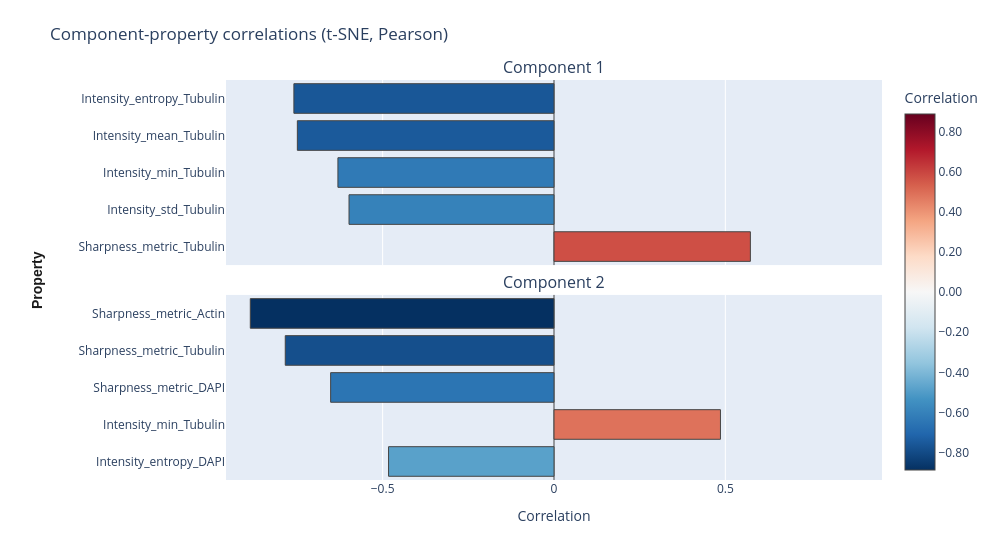

Notebook cell for this chart:
### Markdown cell above
## 7. Correlation Analysis
Compute correlations between morphological features and their embeddings to identify potential relationships.

### Code cell
corr_results = pheno.compute_component_correlation(
    method="tsne",
    n_components=2,
    source="embeddings",
    exclude={"Image_Metadata_Compound": "taxol"},
    filters={"Mechanism_of_action": "Microtubule destabilizers"},
    top_k=5,
    correlation_method="pearson",
)

### Figure 1 — Plotly figure (JSON) as saved in the notebook; plotly's stock layout.template omitted (floating-point values rounded to 4 significant figures)
{"data": [{"marker": {"cmax": 0.8862, "cmin": -0.8862, "color": [0.573, -0.5981, -0.6305, -0.7489, -0.759], "colorscale": [[0, "rgb(5,48,97)"], [0.1, "rgb(33,102,172)"], [0.2, "rgb(67,147,195)"], [0.3, "rgb(146,197,222)"], [0.4, "rgb(209,229,240)"], [0.5, "rgb(247,247,247)"], [0.6, "rgb(253,219,199)"], [0.7, "rgb(244,165,130)"], [0.8, "rgb(214,96,77)"], [0.9, "rgb(178,24,43)"], [1, "rgb(103,0,31)"]], "line": {"color": "#444444", "width": 1}, "showscale": false}, "name": "Component 1", "orientation": "h", "showlegend": false, "type": "bar", "x": [0.573, -0.5981, -0.6305, -0.7489, -0.759], "xaxis": "x", "y": ["Sharpness_metric_Tubulin", "Intensity_std_Tubulin", "Intensity_min_Tubulin", "Intensity_mean_Tubulin", "Intensity_entropy_Tubulin"], "yaxis": "y"}, {"marker": {"cmax": 0.8862, "cmin": -0.8862, "color": [-0.4828, 0.4857, -0.6518, -0.7842, -0.8862], "colorbar": {"len": 1, "lenmode": "fraction", "tickformat": ".2f", "title": {"text": "Correlation"}, "y": 0.5, "yanchor": "middle", "yref": "paper"}, "colorscale": [[0, "rgb(5,48,97)"], [0.1, "rgb(33,102,172)"], [0.2, "rgb(67,147,195)"], [0.3, "rgb(146,197,222)"], [0.4, "rgb(209,229,240)"], [0.5, "rgb(247,247,247)"], [0.6, "rgb(253,219,199)"], [0.7, "rgb(244,165,130)"], [0.8, "rgb(214,96,77)"], [0.9, "rgb(178,24,43)"], [1, "rgb(103,0,31)"]], "line": {"color": "#444444", "width": 1}, "showscale": true}, "name": "Component 2", "orientation": "h", "showlegend": false, "type": "bar", "x": [-0.4828, 0.4857, -0.6518, -0.7842, -0.8862], "xaxis": "x2", "y": ["Intensity_entropy_DAPI", "Intensity_min_Tubulin", "Sharpness_metric_DAPI", "Sharpness_metric_Tubulin", "Sharpness_metric_Actin"], "yaxis": "y2"}], "layout": {"annotations": [{"font": {"size": 16}, "showarrow": false, "text": "Component 1", "x": 0.5, "xanchor": "center", "xref": "paper", "y": 1, "yanchor": "bottom", "yref": "paper"}, {"font": {"size": 16}, "showarrow": false, "text": "Component 2", "x": 0.5, "xanchor": "center", "xref": "paper", "y": 0.4627, "yanchor": "bottom", "yref": "paper"}, {"font": {"color": "#1a1a1a", "family": "Arial, sans-serif", "size": 14}, "showarrow": false, "text": "<b>Property</b>", "textangle": -90, "x": 0, "xanchor": "center", "xref": "paper", "xshift": -189, "y": 0.5, "yanchor": "middle", "yref": "paper"}], "height": 536, "margin": {"b": 56, "l": 226, "r": 64, "t": 80}, "showlegend": false, "title": {"text": "Component-property correlations (t-SNE, Pearson)"}, "width": 1000, "xaxis": {"anchor": "y", "domain": [0, 1], "matches": "x2", "range": [-0.9571, 0.9571], "showticklabels": false, "title": {"text": ""}, "zeroline": true, "zerolinecolor": "#444444", "zerolinewidth": 1}, "xaxis2": {"anchor": "y2", "domain": [0, 1], "range": [-0.9571, 0.9571], "title": {"text": "Correlation"}, "zeroline": true, "zerolinecolor": "#444444", "zerolinewidth": 1}, "yaxis": {"anchor": "x", "automargin": false, "domain": [0.5373, 1]}, "yaxis2": {"anchor": "x2", "automargin": false, "domain": [0, 0.4627]}}}
